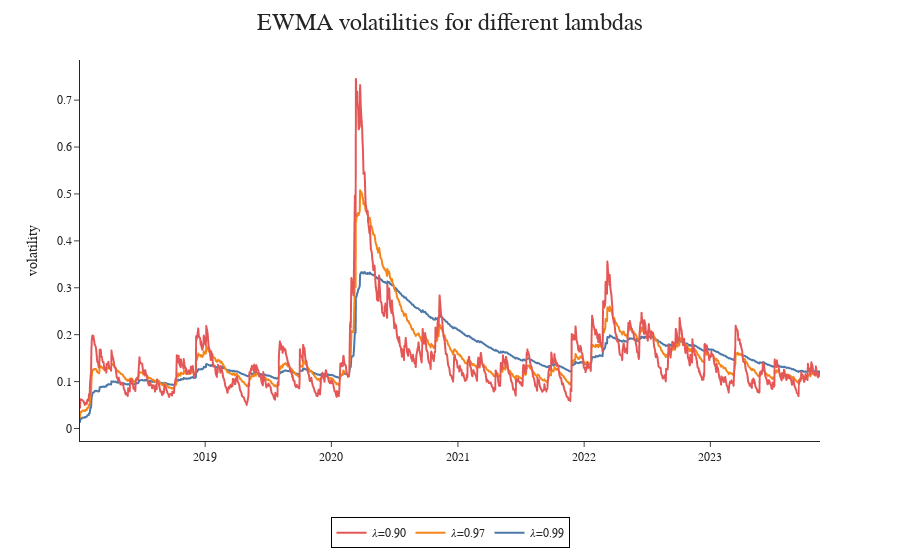

The cell this chart's notebook holds for it:
### Code cell
fig = px.line(ewma_all)
fig.update_layout(legend_title = "", title_text = "EWMA volatilities for different lambdas", 
                  xaxis_title= "", yaxis_title = "volatility") 
fig.show()

### Figure 1 — Plotly figure (JSON) as saved in the notebook; plotly's stock layout.template omitted (floating-point values rounded to 4 significant figures; data arrays with more than 128 entries replaced by an {"elided": "..."} marker saying what was removed)
{"data": [{"hovertemplate": "variable=𝜆=0.99<br>date=%{x}<br>value=%{y}<extra></extra>", "legendgroup": "𝜆=0.99", "line": {"color": "#4C78A8", "dash": "solid"}, "marker": {"symbol": "circle"}, "mode": "lines", "name": "𝜆=0.99", "showlegend": true, "type": "scattergl", "x": {"elided": "1508 str values"}, "xaxis": "x", "y": {"elided": "1508 float values"}, "yaxis": "y"}, {"hovertemplate": "variable=𝜆=0.97<br>date=%{x}<br>value=%{y}<extra></extra>", "legendgroup": "𝜆=0.97", "line": {"color": "#F58518", "dash": "solid"}, "marker": {"symbol": "circle"}, "mode": "lines", "name": "𝜆=0.97", "showlegend": true, "type": "scattergl", "x": {"elided": "1508 str values"}, "xaxis": "x", "y": {"elided": "1508 float values"}, "yaxis": "y"}, {"hovertemplate": "variable=𝜆=0.90<br>date=%{x}<br>value=%{y}<extra></extra>", "legendgroup": "𝜆=0.90", "line": {"color": "#E45756", "dash": "solid"}, "marker": {"symbol": "circle"}, "mode": "lines", "name": "𝜆=0.90", "showlegend": true, "type": "scattergl", "x": {"elided": "1508 str values"}, "xaxis": "x", "y": {"elided": "1508 float values"}, "yaxis": "y"}], "layout": {"legend": {"title": {"text": ""}, "tracegroupgap": 0}, "margin": {"t": 60}, "title": {"text": "EWMA volatilities for different lambdas"}, "xaxis": {"anchor": "y", "domain": [0, 1], "title": {"text": ""}}, "yaxis": {"anchor": "x", "domain": [0, 1], "title": {"text": "volatility"}}}}
